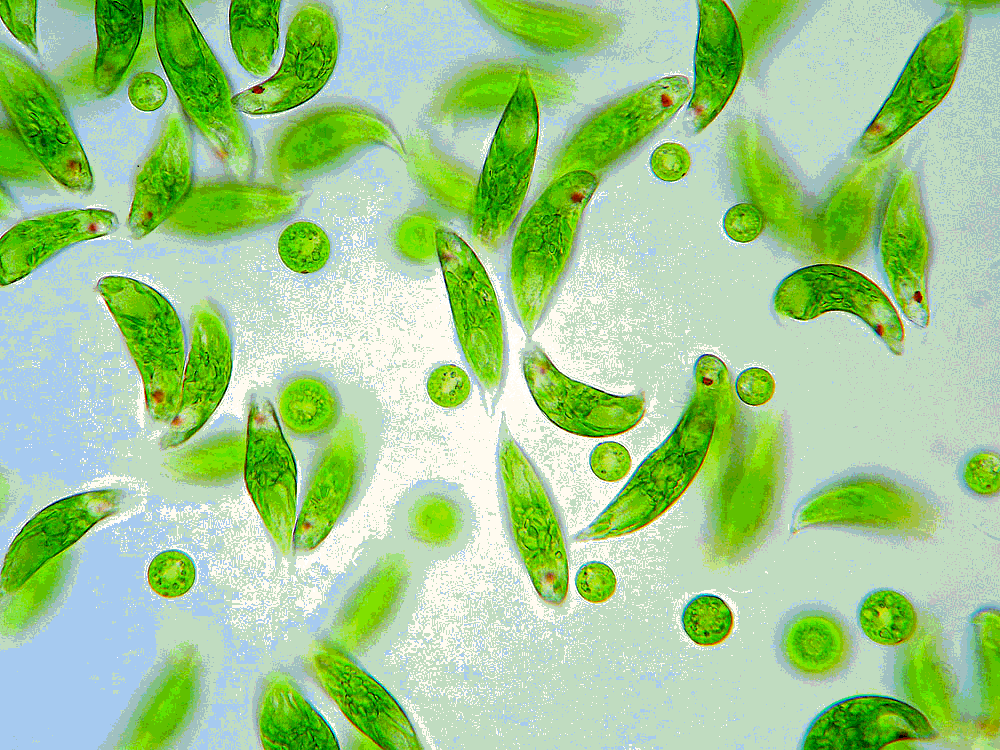
%> input picture cmath/matlab/2.bmp, 1000 x 750 px
$ octave ex03.m   (GNU Octave 9; MATLAB toolbox functions it lacks are replaced by stand-ins)
%> lines starting %> are read from the running program, lines starting %| are printed output that depends on the picture; in (x1, y1, x2, y2) boxes, pixels count from 0 and x2, y2 are one past the last pixel; in counts of white or black regions, pixels touching at a corner belong together; the program's own positions count from 1

%% Detecting a Cell Using Image Segmentation
% This example shows how to detect a cell using edge detection and basic
% morphology.  An object can be easily detected in an image if the object has
% sufficient contrast from the background. In this example, the cells are
% prostate cancer cells.
%
% Copyright 2004-2013 The MathWorks, Inc.


%% Step 1: Read Image
% Read in the |cell.tif| image, which is an image of a prostate cancer
% cell.

I = imread('./2.bmp');
%> I: size 750x1000 uint8; min 0, max 255, mean 74.9
figure, imshow(I), title('original image');
text(size(I,2),size(I,1)+15, ...
    'Image courtesy of Alan Partin', ...
    'FontSize',7,'HorizontalAlignment','right');
text(size(I,2),size(I,1)+25, ....
    'Johns Hopkins University', ...
    'FontSize',7,'HorizontalAlignment','right');
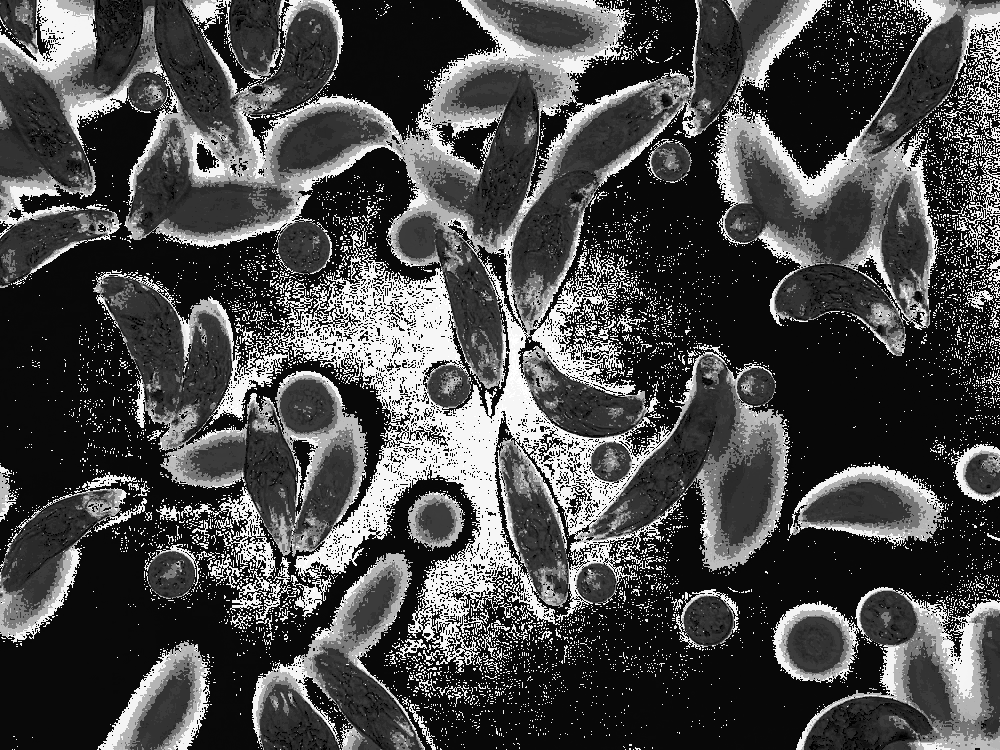
%> figure redrawn from the program's plot data; its title reads 'original image'

%% Step 2: Detect Entire Cell
% Two cells are present in this image, but only one cell can be seen in its
% entirety. We will detect this cell. Another word for object detection is
% segmentation. The object to be segmented differs greatly in contrast from
% the background image. Changes in contrast can be detected by operators that
% calculate the gradient of an image.  The gradient image can be calculated
% and a threshold can be applied to create a binary mask containing the segmented
% cell.  First, we use |edge| and the Sobel operator to calculate the threshold
% value. We then tune the threshold value and use |edge| again to obtain a
% binary mask that contains the segmented cell.

[~, threshold] = edge(I, 'sobel');
%> threshold = 0.324
fudgeFactor = .5;
BWs = edge(I,'sobel', threshold * fudgeFactor);
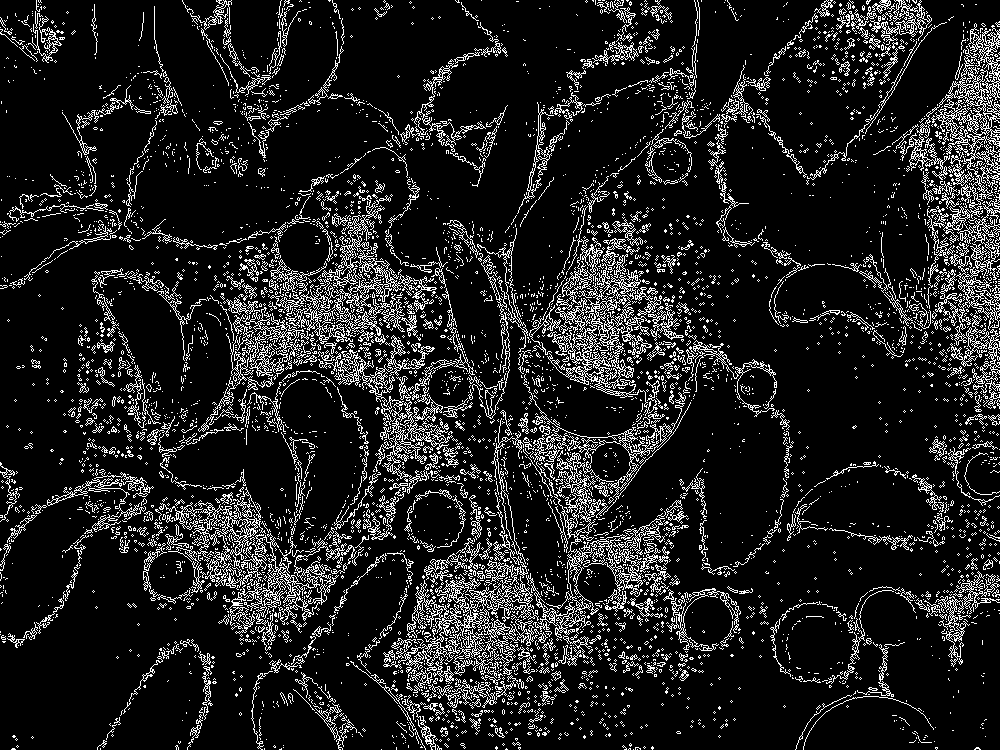
%> BWs: size 750x1000 logical; 12.5% white in thin lines or dots
figure, imshow(BWs), title('binary gradient mask');

%% Step 3: Dilate the Image
% The binary gradient mask shows lines of high contrast in the image. These
% lines do not quite delineate the outline of the object of interest.
% Compared to the original image, you can see gaps in the lines surrounding
% the object in the gradient mask. These linear gaps will disappear if the
% Sobel image is dilated using linear structuring elements, which we can
% create with the |strel| function.

se90 = strel('line', 3, 90);
se0 = strel('line', 3, 0);

%%
% The binary gradient mask is dilated using the vertical structuring
% element followed by the horizontal structuring element. The |imdilate|
% function dilates the image.

BWsdil = imdilate(BWs, [se90 se0]);
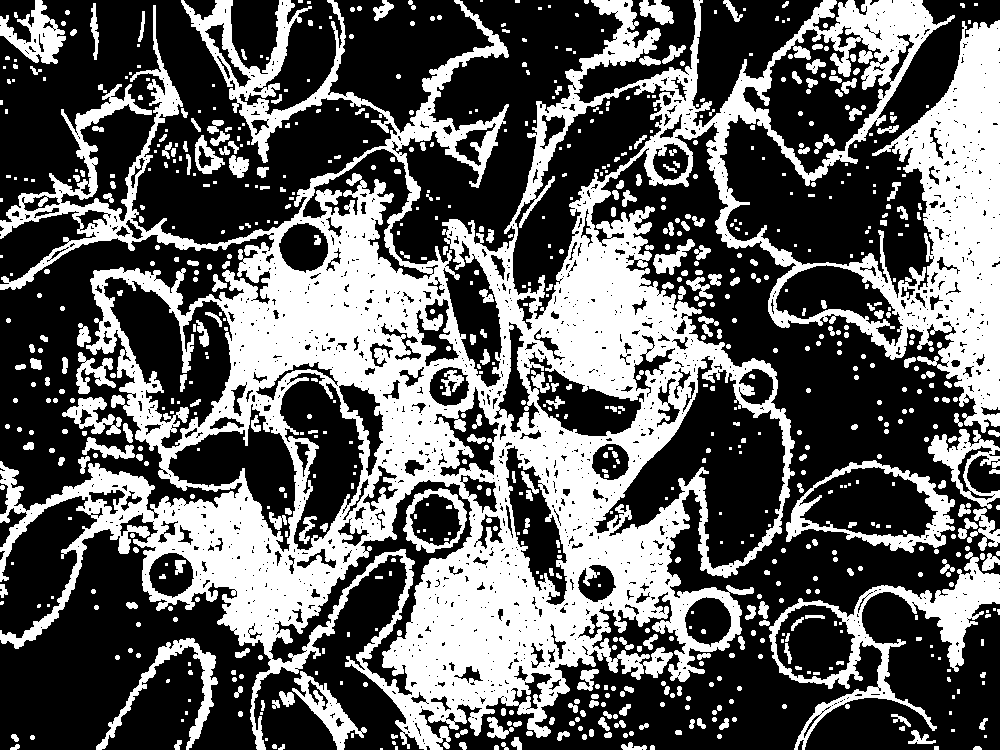
%> BWsdil: size 750x1000 logical; 37.9% white; 805 white regions (302 under 20 px), largest, box (x1, y1, x2, y2) and area: (0, 0, 1000, 750) 233873, (769, 552, 1000, 750) 8248, (786, 460, 955, 553) 3547
figure, imshow(BWsdil), title('dilated gradient mask');

%% Step 4: Fill Interior Gaps
% The dilated gradient mask shows the outline of the cell quite nicely, but
% there are still holes in the interior of the cell. To fill these holes we
% use the imfill function.

BWdfill = imfill(BWsdil, 'holes');
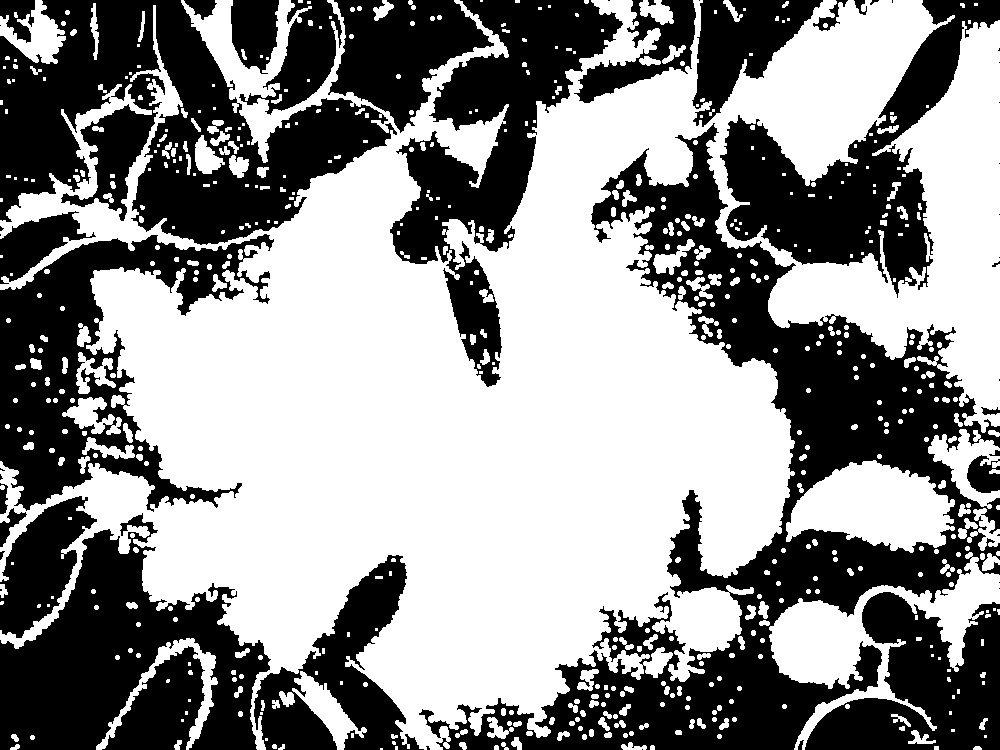
%> BWdfill: size 750x1000 logical; 55.7% white; 51 black regions (21 under 20 px), largest, box (x1, y1, x2, y2) and area: (419, 123, 1000, 750) 84156, (0, 0, 397, 245) 49184, (0, 513, 271, 750) 30417
figure, imshow(BWdfill);
title('binary image with filled holes');

%% Step 5: Remove Connected Objects on Border
% The cell of interest has been successfully segmented, but it is not the
% only object that has been found. Any objects that are connected to the
% border of the image can be removed using the imclearborder function. The
% connectivity in the imclearborder function was set to 4 to remove
% diagonal connections.

BWnobord = imclearborder(BWdfill, 4);
%> BWnobord: size 750x1000 logical; 4.3% white; 560 white regions (175 under 20 px), largest, box (x1, y1, x2, y2) and area: (786, 460, 955, 553) 10169, (62, 397, 122, 435) 1120, (76, 352, 116, 394) 753
figure, imshow(BWnobord), title('cleared border image');

%% Step 6: Smoothen the Object
% Finally, in order to make the segmented object look natural, we smoothen
% the object by eroding the image twice with a diamond structuring element.
% We create the diamond structuring element using the |strel| function.

seD = strel('diamond',1);
BWfinal = imerode(BWnobord,seD);
%> BWfinal: size 750x1000 logical; 2.8% white; 598 white regions (478 under 20 px), largest, box (x1, y1, x2, y2) and area: (787, 461, 954, 552) 9631, (63, 398, 114, 433) 778, (196, 136, 224, 173) 536
BWfinal = imerode(BWfinal,seD);
%> BWfinal: size 750x1000 logical; 1.8% white; 449 white regions (410 under 20 px), largest, box (x1, y1, x2, y2) and area: (788, 462, 953, 551) 9109, (68, 399, 105, 432) 557, (197, 138, 221, 172) 438
figure, imshow(BWfinal), title('segmented image');

%%
% An alternate method for displaying the segmented object would be to place
% an outline around the segmented cell. The outline is created by the
% |bwperim| function.

BWoutline = bwperim(BWfinal);
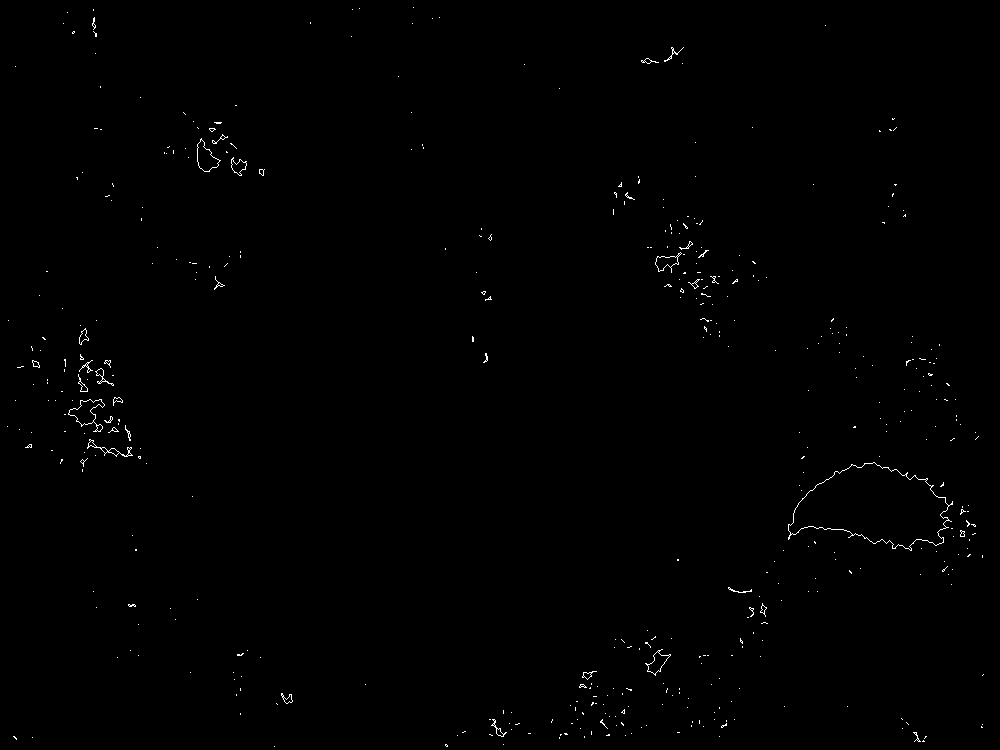
%> BWoutline: size 750x1000 logical; 0.41% white in thin lines or dots
Segout = I;
Segout(BWoutline) = 255;
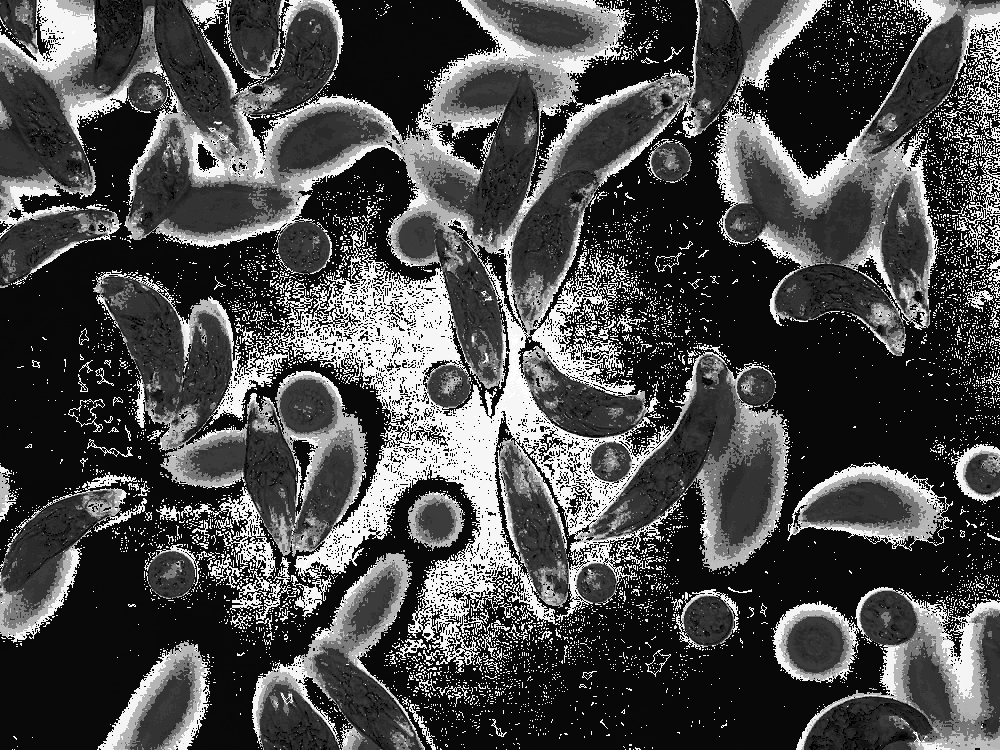
%> Segout: size 750x1000 uint8; min 0, max 255, mean 75.4
figure, imshow(Segout), title('outlined original image');


displayEndOfDemoMessage(mfilename)
%> (this line was passed over: displayEndOfDemoMessage is not available in this run)

$ run again, with cmath/matlab/1.bmp copied over cmath/matlab/2.bmp
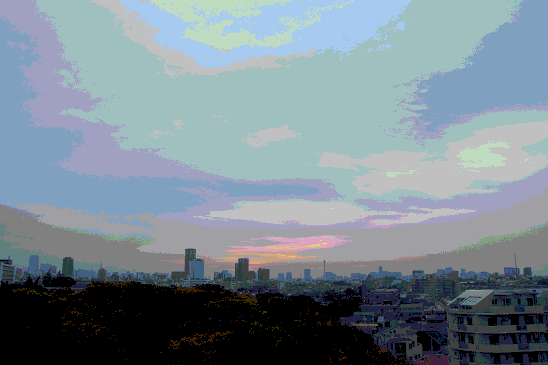
%> input picture cmath/matlab/1.bmp, 548 x 365 px
%> threshold = 0.158
%> `BWs = edge(I,'sobel', threshold * fudgeFactor);`:
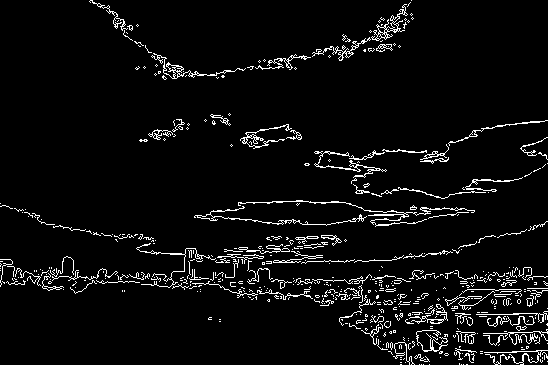
%> BWs: size 365x548 logical; 5.1% white in thin lines or dots
%> BWsdil: size 365x548 logical; 15.8% white; 33 white regions (4 under 20 px), largest, box (x1, y1, x2, y2) and area: (0, 202, 548, 365) 16763, (88, 0, 415, 81) 3882, (313, 119, 548, 200) 3055
%> BWdfill: size 365x548 logical; 18.8% white; 32 white regions (4 under 20 px), largest, box (x1, y1, x2, y2) and area: (0, 202, 548, 365) 19687, (193, 199, 476, 228) 4803, (88, 0, 415, 81) 3954
%> BWnobord: size 365x548 logical; 3.9% white; 30 white regions (6 under 20 px), largest, box (x1, y1, x2, y2) and area: (193, 199, 476, 228) 4803, (239, 123, 303, 150) 983, (147, 118, 191, 142) 471
%> BWoutline: size 365x548 logical; 0.52% white in thin lines or dots, all inside (x1, y1, x2, y2) = (136, 25, 476, 362)
%> `Segout(BWoutline) = 255;`:
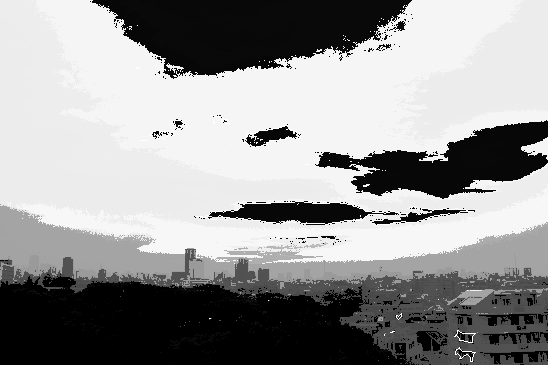
%> Segout: size 365x548 uint8; min 0, max 255, mean 149.9
